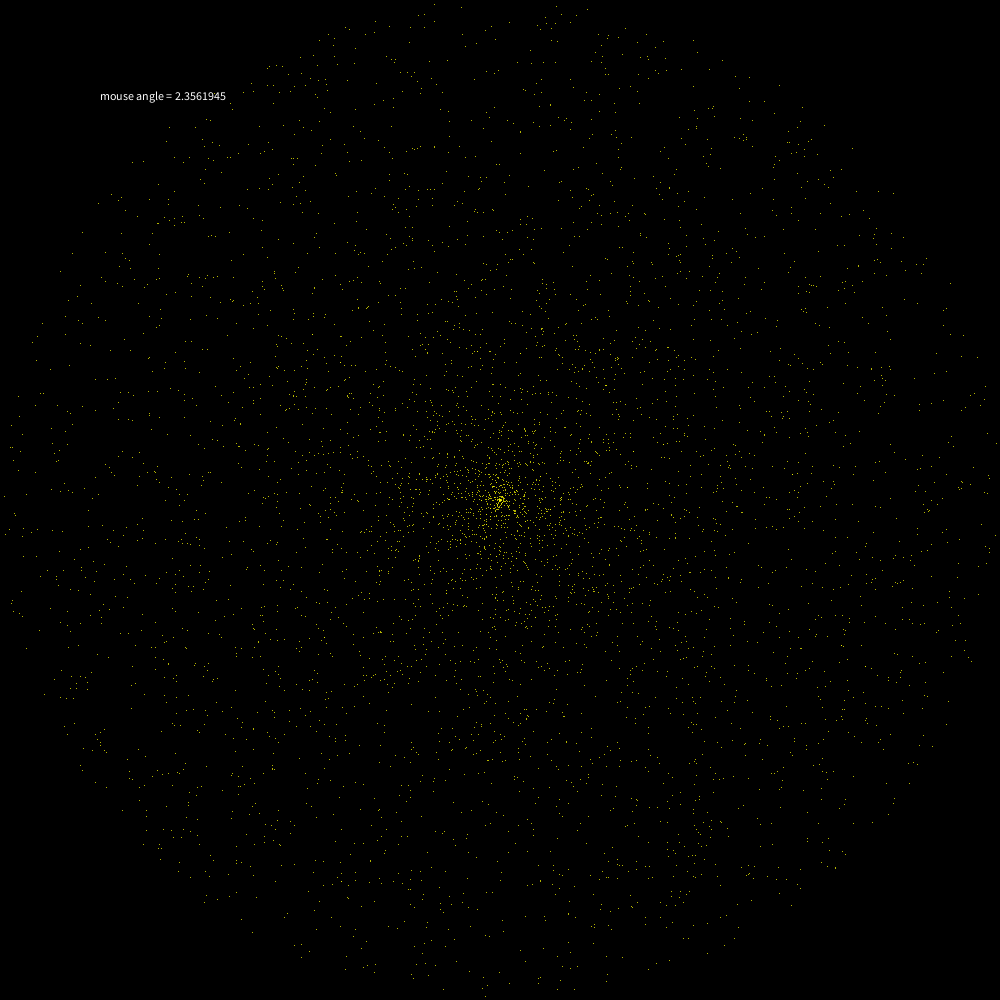
Frame 1 (no input)
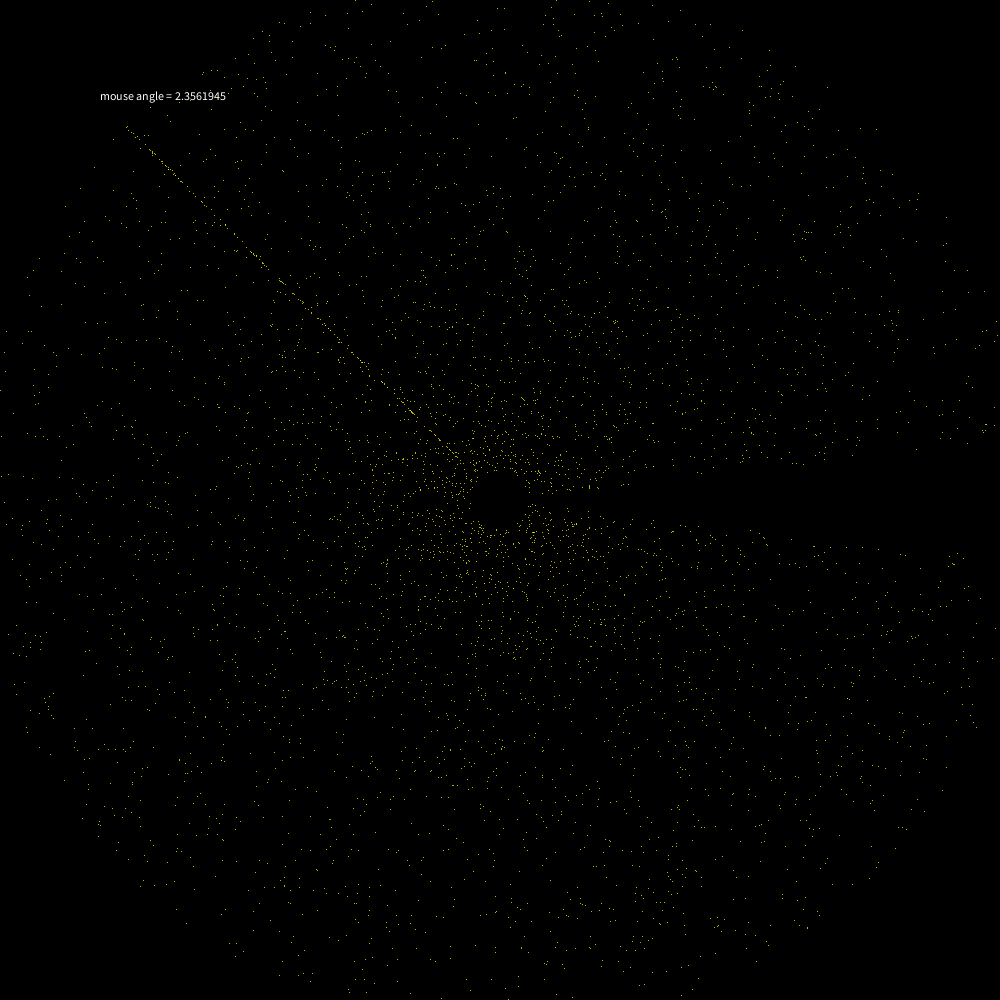
Frame 60 (the mouse pressed at the canvas centre just before this capture)
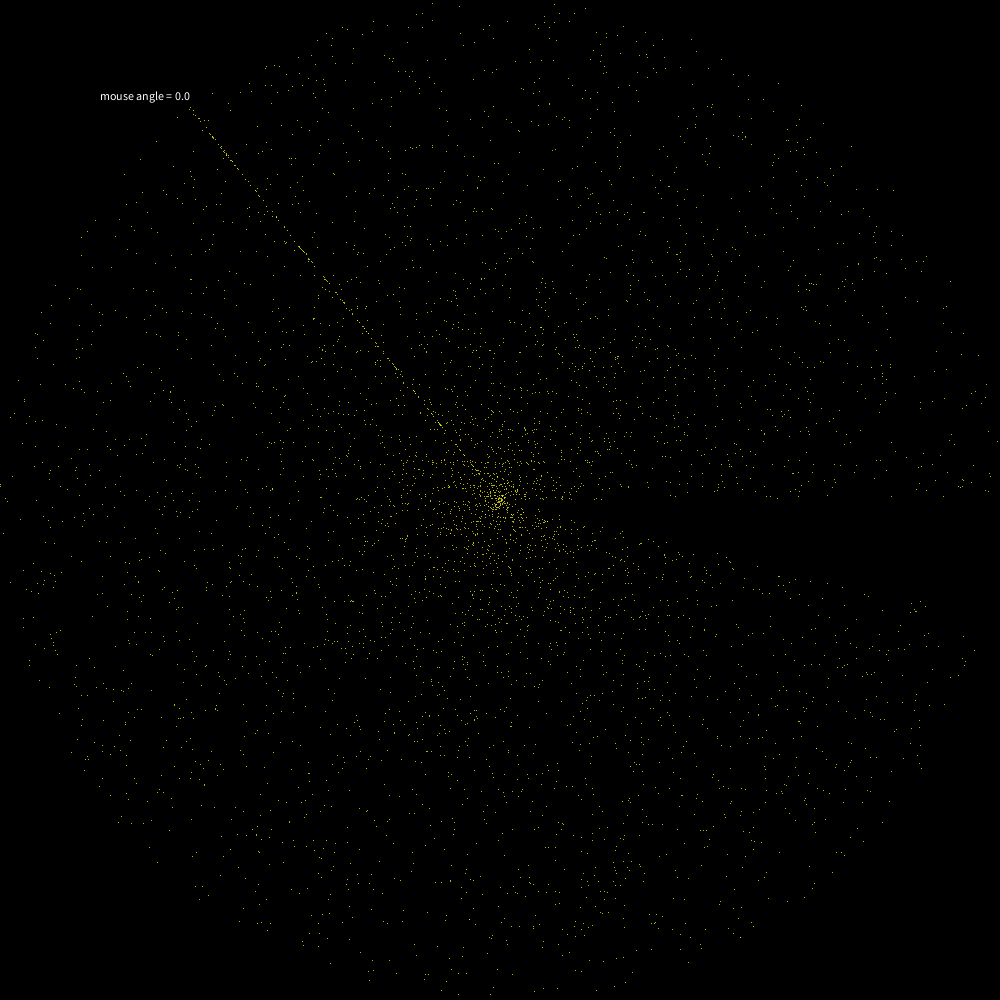
Frame 120 (the mouse held since frame 60 and released just before this capture)

The Processing sketch that drew these frames (run headless with seeded random() and noise(); from frame 60 on, the mouse is pressed at the canvas centre):

// Processing sketch: Star_Collector_Radial
// ── Star_Collector_Radial.pde
float[] radii;
float[] angles;
float[] radialSpeeds;
float[] angularSpeeds;
int n = 5000;
float maxRadialSpeed = 0.5; //Next try 0.5 with maxAngularSpeed=0.0.  Then try 0.5 with maxAngularSpeed=0.005
float maxAnglularSpeed = 0.002; //Try 0.005
float xC, yC;

void setup(){
  size(1000,1000);
  stroke(255, 255, 0);

  xC = width/2;
  yC = height/2;
  
  radii = new float[n];
  angles = new float[n];
  radialSpeeds = new float[n];
  angularSpeeds = new float[n];
  
  for(int i=0; i<n; i++){
    radii[i] = random(0, width/2);
    angles[i] = random(0, 2*PI);
    
    radialSpeeds[i] = 0;
    angularSpeeds[i] = 0;
  } 
}


void draw(){
    background(0);
    float x, y;
    float mouseAngle = atan2( yC-mouseY, mouseX-xC ); //atan2(a, b) is the inverse tangent of a/b
    
    if ( mouseAngle < 0 )
      mouseAngle += 2*PI; //needed because atan2 ranges from -3.14 to +3.14 rather than 0 to 6.28
                          //and we want the principal angle to be positive 
      
    text("mouse angle = " + mouseAngle, 100, 100);
    
    for(int i=0; i<n; i++) { //for each point...
    
      //radii[i] += random(-1, 1);
      //angles[i] += random(-0.01, 0.01);
    
      x = xC + radii[i] * cos(angles[i]);  //calculate the point's (x,y) coordinates using its known radius and angle
      y = yC - radii[i] * sin(angles[i]);
      
      point(x, y); //draw the point
      
      radii[i] += radialSpeeds[i];  //update the point's radius and angle using its radial speed and angular speed
      angles[i] += angularSpeeds[i];
      
      if( dist(mouseX, mouseY, xC, yC ) > radii[i]) //update the speeds based on where the mouse is
        radialSpeeds[i] = maxRadialSpeed;
        
      else
        radialSpeeds[i] = -maxRadialSpeed;

      if( mouseAngle > angles[i] ) 
        angularSpeeds[i] = maxAnglularSpeed;
        
      else
        angularSpeeds[i] = -maxAnglularSpeed;
    }
}


void mouseClicked() {
  for(int i=0; i<n; i++) {
    radii[i] = random(0, width/2);
    angles[i] = random(0, 2*PI);
    radialSpeeds[i] = 0;
    angularSpeeds[i] = 0;
  }
}
